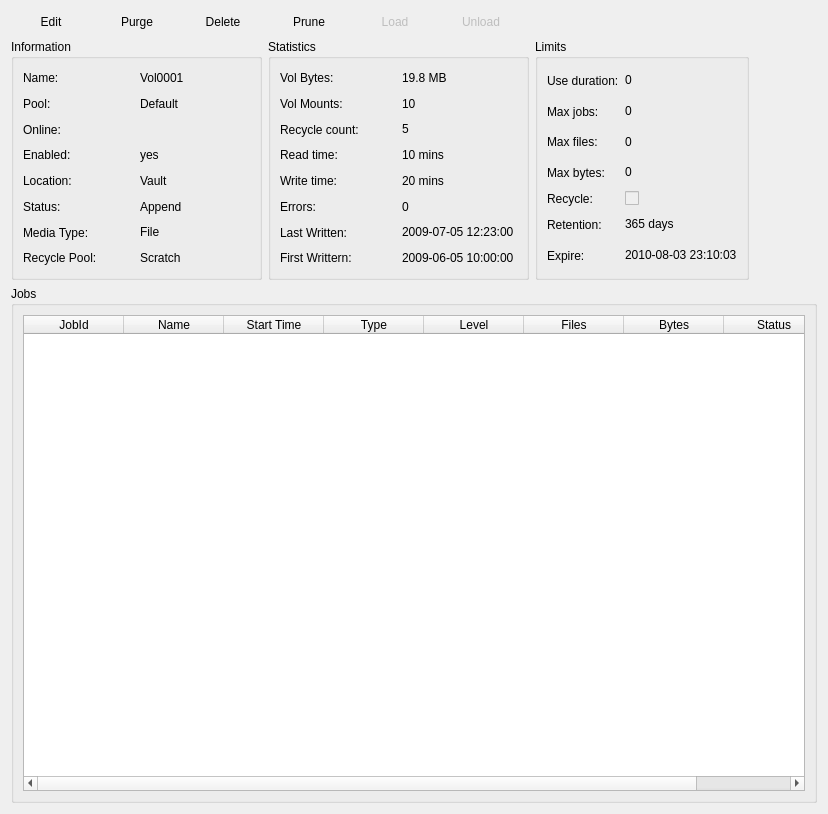
<ui version="4.0" >
 <class>mediaInfoForm</class>
 <widget class="QWidget" name="mediaInfoForm" >
  <property name="geometry" >
   <rect>
    <x>0</x>
    <y>0</y>
    <width>828</width>
    <height>814</height>
   </rect>
  </property>
  <property name="windowTitle" >
   <string>Form</string>
  </property>
  <layout class="QVBoxLayout" name="verticalLayout" >
   <item>
    <layout class="QHBoxLayout" name="horizontalLayout_2" >
     <item>
      <widget class="QPushButton" name="pbEdit" >
       <property name="text" >
        <string>Edit</string>
       </property>
       <property name="icon" >
        <iconset resource="../main.qrc" >
         <normaloff>:/images/edit.png</normaloff>:/images/edit.png</iconset>
       </property>
       <property name="flat" >
        <bool>true</bool>
       </property>
      </widget>
     </item>
     <item>
      <widget class="QPushButton" name="pbPurge" >
       <property name="text" >
        <string>Purge</string>
       </property>
       <property name="icon" >
        <iconset resource="../main.qrc" >
         <normaloff>:/images/purge.png</normaloff>:/images/purge.png</iconset>
       </property>
       <property name="flat" >
        <bool>true</bool>
       </property>
      </widget>
     </item>
     <item>
      <widget class="QPushButton" name="pbDelete" >
       <property name="text" >
        <string>Delete</string>
       </property>
       <property name="icon" >
        <iconset resource="../main.qrc" >
         <normaloff>:/images/purge.png</normaloff>:/images/purge.png</iconset>
       </property>
       <property name="flat" >
        <bool>true</bool>
       </property>
      </widget>
     </item>
     <item>
      <widget class="QPushButton" name="pbPrune" >
       <property name="text" >
        <string>Prune</string>
       </property>
       <property name="icon" >
        <iconset resource="../main.qrc" >
         <normaloff>:/images/edit-cut.png</normaloff>:/images/edit-cut.png</iconset>
       </property>
       <property name="flat" >
        <bool>true</bool>
       </property>
      </widget>
     </item>
     <item>
      <widget class="QPushButton" name="pbLoad" >
       <property name="enabled" >
        <bool>false</bool>
       </property>
       <property name="text" >
        <string>Load</string>
       </property>
       <property name="icon" >
        <iconset resource="../main.qrc" >
         <normaloff>:/images/intern.png</normaloff>:/images/intern.png</iconset>
       </property>
       <property name="flat" >
        <bool>true</bool>
       </property>
      </widget>
     </item>
     <item>
      <widget class="QPushButton" name="pbUnload" >
       <property name="enabled" >
        <bool>false</bool>
       </property>
       <property name="text" >
        <string>Unload</string>
       </property>
       <property name="icon" >
        <iconset resource="../main.qrc" >
         <normaloff>:/images/extern.png</normaloff>:/images/extern.png</iconset>
       </property>
       <property name="flat" >
        <bool>true</bool>
       </property>
      </widget>
     </item>
     <item>
      <spacer name="horizontalSpacer" >
       <property name="orientation" >
        <enum>Qt::Horizontal</enum>
       </property>
       <property name="sizeHint" stdset="0" >
        <size>
         <width>40</width>
         <height>20</height>
        </size>
       </property>
      </spacer>
     </item>
    </layout>
   </item>
   <item>
    <layout class="QHBoxLayout" name="horizontalLayout_3" >
     <property name="sizeConstraint" >
      <enum>QLayout::SetFixedSize</enum>
     </property>
     <item>
      <widget class="QGroupBox" name="groupBox_2" >
       <property name="sizePolicy" >
        <sizepolicy vsizetype="Fixed" hsizetype="Fixed" >
         <horstretch>0</horstretch>
         <verstretch>0</verstretch>
        </sizepolicy>
       </property>
       <property name="minimumSize" >
        <size>
         <width>251</width>
         <height>241</height>
        </size>
       </property>
       <property name="baseSize" >
        <size>
         <width>251</width>
         <height>243</height>
        </size>
       </property>
       <property name="title" >
        <string>Information</string>
       </property>
       <layout class="QGridLayout" name="gridLayout" >
        <item row="0" column="0" >
         <widget class="QLabel" name="label_17" >
          <property name="text" >
           <string>Name:</string>
          </property>
         </widget>
        </item>
        <item row="0" column="1" >
         <widget class="QLabel" name="label_VolumeName" >
          <property name="text" >
           <string>Vol0001</string>
          </property>
          <property name="textInteractionFlags" >
           <set>Qt::LinksAccessibleByMouse|Qt::TextSelectableByMouse</set>
          </property>
         </widget>
        </item>
        <item row="1" column="0" >
         <widget class="QLabel" name="label" >
          <property name="text" >
           <string>Pool:</string>
          </property>
         </widget>
        </item>
        <item row="1" column="1" >
         <widget class="QLabel" name="label_Pool" >
          <property name="text" >
           <string>Default</string>
          </property>
          <property name="textInteractionFlags" >
           <set>Qt::LinksAccessibleByMouse|Qt::TextSelectableByMouse</set>
          </property>
         </widget>
        </item>
        <item row="2" column="0" >
         <widget class="QLabel" name="label_2" >
          <property name="text" >
           <string>Online:</string>
          </property>
         </widget>
        </item>
        <item row="2" column="1" >
         <widget class="QLabel" name="label_Online" >
          <property name="text" >
           <string/>
          </property>
          <property name="pixmap" >
           <pixmap resource="../main.qrc" >:/images/inflag0.png</pixmap>
          </property>
         </widget>
        </item>
        <item row="3" column="0" >
         <widget class="QLabel" name="label_3" >
          <property name="text" >
           <string>Enabled:</string>
          </property>
         </widget>
        </item>
        <item row="3" column="1" >
         <widget class="QLabel" name="label_Enabled" >
          <property name="text" >
           <string>yes</string>
          </property>
         </widget>
        </item>
        <item row="4" column="0" >
         <widget class="QLabel" name="label_4" >
          <property name="text" >
           <string>Location:</string>
          </property>
         </widget>
        </item>
        <item row="4" column="1" >
         <widget class="QLabel" name="label_Location" >
          <property name="text" >
           <string>Vault</string>
          </property>
          <property name="textInteractionFlags" >
           <set>Qt::LinksAccessibleByMouse|Qt::TextSelectableByMouse</set>
          </property>
         </widget>
        </item>
        <item row="5" column="0" >
         <widget class="QLabel" name="label_5" >
          <property name="text" >
           <string>Status:</string>
          </property>
         </widget>
        </item>
        <item row="5" column="1" >
         <widget class="QLabel" name="label_VolStatus" >
          <property name="text" >
           <string>Append</string>
          </property>
          <property name="textInteractionFlags" >
           <set>Qt::LinksAccessibleByMouse|Qt::TextSelectableByMouse</set>
          </property>
         </widget>
        </item>
        <item row="6" column="0" >
         <widget class="QLabel" name="label_33" >
          <property name="text" >
           <string>Media Type:</string>
          </property>
         </widget>
        </item>
        <item row="6" column="1" >
         <widget class="QLabel" name="label_MediaType" >
          <property name="text" >
           <string>File</string>
          </property>
          <property name="textInteractionFlags" >
           <set>Qt::LinksAccessibleByMouse|Qt::TextSelectableByMouse</set>
          </property>
         </widget>
        </item>
        <item row="7" column="0" >
         <widget class="QLabel" name="label_35" >
          <property name="text" >
           <string>Recycle Pool:</string>
          </property>
         </widget>
        </item>
        <item row="7" column="1" >
         <widget class="QLabel" name="label_RecyclePool" >
          <property name="text" >
           <string>Scratch</string>
          </property>
          <property name="textInteractionFlags" >
           <set>Qt::LinksAccessibleByMouse|Qt::TextSelectableByMouse</set>
          </property>
         </widget>
        </item>
       </layout>
      </widget>
     </item>
     <item>
      <widget class="QGroupBox" name="groupBox_3" >
       <property name="sizePolicy" >
        <sizepolicy vsizetype="Fixed" hsizetype="Fixed" >
         <horstretch>0</horstretch>
         <verstretch>0</verstretch>
        </sizepolicy>
       </property>
       <property name="minimumSize" >
        <size>
         <width>261</width>
         <height>241</height>
        </size>
       </property>
       <property name="baseSize" >
        <size>
         <width>261</width>
         <height>241</height>
        </size>
       </property>
       <property name="title" >
        <string>Statistics</string>
       </property>
       <layout class="QGridLayout" name="gridLayout_2" >
        <item row="0" column="0" >
         <widget class="QLabel" name="label_6" >
          <property name="text" >
           <string>Vol Bytes:</string>
          </property>
         </widget>
        </item>
        <item row="0" column="1" >
         <widget class="QLabel" name="label_VolBytes" >
          <property name="text" >
           <string>19.8 MB</string>
          </property>
          <property name="textInteractionFlags" >
           <set>Qt::LinksAccessibleByMouse|Qt::TextSelectableByMouse</set>
          </property>
         </widget>
        </item>
        <item row="1" column="0" >
         <widget class="QLabel" name="label_11" >
          <property name="text" >
           <string>Vol Mounts:</string>
          </property>
         </widget>
        </item>
        <item row="1" column="1" >
         <widget class="QLabel" name="label_VolMounts" >
          <property name="text" >
           <string>10</string>
          </property>
          <property name="textInteractionFlags" >
           <set>Qt::LinksAccessibleByMouse|Qt::TextSelectableByMouse</set>
          </property>
         </widget>
        </item>
        <item row="2" column="0" >
         <widget class="QLabel" name="label_12" >
          <property name="text" >
           <string>Recycle count:</string>
          </property>
         </widget>
        </item>
        <item row="2" column="1" >
         <widget class="QLabel" name="label_RecycleCount" >
          <property name="text" >
           <string>5</string>
          </property>
          <property name="textInteractionFlags" >
           <set>Qt::LinksAccessibleByMouse|Qt::TextSelectableByMouse</set>
          </property>
         </widget>
        </item>
        <item row="3" column="0" >
         <widget class="QLabel" name="label_13" >
          <property name="text" >
           <string>Read time:</string>
          </property>
         </widget>
        </item>
        <item row="3" column="1" >
         <widget class="QLabel" name="label_VolReadTime" >
          <property name="text" >
           <string>10 mins</string>
          </property>
          <property name="textInteractionFlags" >
           <set>Qt::LinksAccessibleByMouse|Qt::TextSelectableByMouse</set>
          </property>
         </widget>
        </item>
        <item row="4" column="0" >
         <widget class="QLabel" name="label_14" >
          <property name="text" >
           <string>Write time:</string>
          </property>
         </widget>
        </item>
        <item row="4" column="1" >
         <widget class="QLabel" name="label_VolWriteTime" >
          <property name="text" >
           <string>20 mins</string>
          </property>
          <property name="textInteractionFlags" >
           <set>Qt::LinksAccessibleByMouse|Qt::TextSelectableByMouse</set>
          </property>
         </widget>
        </item>
        <item row="5" column="0" >
         <widget class="QLabel" name="label_15" >
          <property name="text" >
           <string>Errors:</string>
          </property>
         </widget>
        </item>
        <item row="5" column="1" >
         <widget class="QLabel" name="label_VolErrors" >
          <property name="text" >
           <string>0</string>
          </property>
          <property name="textInteractionFlags" >
           <set>Qt::LinksAccessibleByMouse|Qt::TextSelectableByMouse</set>
          </property>
         </widget>
        </item>
        <item row="6" column="0" >
         <widget class="QLabel" name="label_31" >
          <property name="text" >
           <string>Last Written:</string>
          </property>
         </widget>
        </item>
        <item row="6" column="1" >
         <widget class="QLabel" name="label_LastWritten" >
          <property name="text" >
           <string>2009-07-05 12:23:00</string>
          </property>
          <property name="textInteractionFlags" >
           <set>Qt::LinksAccessibleByMouse|Qt::TextSelectableByMouse</set>
          </property>
         </widget>
        </item>
        <item row="7" column="0" >
         <widget class="QLabel" name="label_16" >
          <property name="text" >
           <string>First Writtern:</string>
          </property>
         </widget>
        </item>
        <item row="7" column="1" >
         <widget class="QLabel" name="label_FirstWritten" >
          <property name="text" >
           <string>2009-06-05 10:00:00</string>
          </property>
          <property name="textInteractionFlags" >
           <set>Qt::LinksAccessibleByMouse|Qt::TextSelectableByMouse</set>
          </property>
         </widget>
        </item>
       </layout>
      </widget>
     </item>
     <item>
      <widget class="QGroupBox" name="groupBox_4" >
       <property name="sizePolicy" >
        <sizepolicy vsizetype="Fixed" hsizetype="Fixed" >
         <horstretch>0</horstretch>
         <verstretch>0</verstretch>
        </sizepolicy>
       </property>
       <property name="minimumSize" >
        <size>
         <width>200</width>
         <height>241</height>
        </size>
       </property>
       <property name="baseSize" >
        <size>
         <width>200</width>
         <height>241</height>
        </size>
       </property>
       <property name="title" >
        <string>Limits</string>
       </property>
       <layout class="QGridLayout" name="gridLayout_3" >
        <item row="0" column="0" >
         <widget class="QLabel" name="label_9" >
          <property name="text" >
           <string>Use duration:</string>
          </property>
         </widget>
        </item>
        <item row="0" column="1" >
         <widget class="QLabel" name="label_VolUseDuration" >
          <property name="text" >
           <string>0</string>
          </property>
          <property name="textInteractionFlags" >
           <set>Qt::LinksAccessibleByMouse|Qt::TextSelectableByMouse</set>
          </property>
         </widget>
        </item>
        <item row="1" column="0" >
         <widget class="QLabel" name="label_10" >
          <property name="text" >
           <string>Max jobs:</string>
          </property>
         </widget>
        </item>
        <item row="1" column="1" >
         <widget class="QLabel" name="label_MaxVolJobs" >
          <property name="text" >
           <string>0</string>
          </property>
          <property name="textInteractionFlags" >
           <set>Qt::LinksAccessibleByMouse|Qt::TextSelectableByMouse</set>
          </property>
         </widget>
        </item>
        <item row="2" column="0" >
         <widget class="QLabel" name="label_37" >
          <property name="text" >
           <string>Max files:</string>
          </property>
         </widget>
        </item>
        <item row="2" column="1" >
         <widget class="QLabel" name="label_MaxVolFiles" >
          <property name="text" >
           <string>0</string>
          </property>
          <property name="textInteractionFlags" >
           <set>Qt::LinksAccessibleByMouse|Qt::TextSelectableByMouse</set>
          </property>
         </widget>
        </item>
        <item row="3" column="0" >
         <widget class="QLabel" name="label_38" >
          <property name="text" >
           <string>Max bytes:</string>
          </property>
         </widget>
        </item>
        <item row="3" column="1" >
         <widget class="QLabel" name="label_MaxVolBytes" >
          <property name="text" >
           <string>0</string>
          </property>
          <property name="textInteractionFlags" >
           <set>Qt::LinksAccessibleByMouse|Qt::TextSelectableByMouse</set>
          </property>
         </widget>
        </item>
        <item row="4" column="0" >
         <widget class="QLabel" name="label_41" >
          <property name="text" >
           <string>Recycle:</string>
          </property>
         </widget>
        </item>
        <item row="4" column="1" >
         <widget class="QCheckBox" name="chkbox_Recycle" >
          <property name="enabled" >
           <bool>false</bool>
          </property>
          <property name="text" >
           <string/>
          </property>
         </widget>
        </item>
        <item row="5" column="0" >
         <widget class="QLabel" name="label_8" >
          <property name="text" >
           <string>Retention:</string>
          </property>
         </widget>
        </item>
        <item row="5" column="1" >
         <widget class="QLabel" name="label_VolRetention" >
          <property name="text" >
           <string>365 days</string>
          </property>
          <property name="textInteractionFlags" >
           <set>Qt::LinksAccessibleByMouse|Qt::TextSelectableByMouse</set>
          </property>
         </widget>
        </item>
        <item row="6" column="0" >
         <widget class="QLabel" name="label_7" >
          <property name="text" >
           <string>Expire:</string>
          </property>
         </widget>
        </item>
        <item row="6" column="1" >
         <widget class="QLabel" name="label_Expire" >
          <property name="text" >
           <string>2010-08-03 23:10:03</string>
          </property>
          <property name="textInteractionFlags" >
           <set>Qt::LinksAccessibleByMouse|Qt::TextSelectableByMouse</set>
          </property>
         </widget>
        </item>
       </layout>
      </widget>
     </item>
     <item>
      <spacer name="horizontalSpacer_2" >
       <property name="orientation" >
        <enum>Qt::Horizontal</enum>
       </property>
       <property name="sizeHint" stdset="0" >
        <size>
         <width>40</width>
         <height>20</height>
        </size>
       </property>
      </spacer>
     </item>
    </layout>
   </item>
   <item>
    <widget class="QGroupBox" name="groupBox" >
     <property name="sizePolicy" >
      <sizepolicy vsizetype="Expanding" hsizetype="Expanding" >
       <horstretch>0</horstretch>
       <verstretch>0</verstretch>
      </sizepolicy>
     </property>
     <property name="title" >
      <string>Jobs</string>
     </property>
     <layout class="QHBoxLayout" name="horizontalLayout" >
      <item>
       <widget class="QTableWidget" name="tableJob" >
        <column>
         <property name="text" >
          <string>JobId</string>
         </property>
        </column>
        <column>
         <property name="text" >
          <string>Name</string>
         </property>
        </column>
        <column>
         <property name="text" >
          <string>Start Time</string>
         </property>
        </column>
        <column>
         <property name="text" >
          <string>Type</string>
         </property>
        </column>
        <column>
         <property name="text" >
          <string>Level</string>
         </property>
        </column>
        <column>
         <property name="text" >
          <string>Files</string>
         </property>
        </column>
        <column>
         <property name="text" >
          <string>Bytes</string>
         </property>
        </column>
        <column>
         <property name="text" >
          <string>Status</string>
         </property>
        </column>
       </widget>
      </item>
     </layout>
    </widget>
   </item>
  </layout>
 </widget>
 <resources>
  <include location="../main.qrc" />
 </resources>
 <connections/>
</ui>
